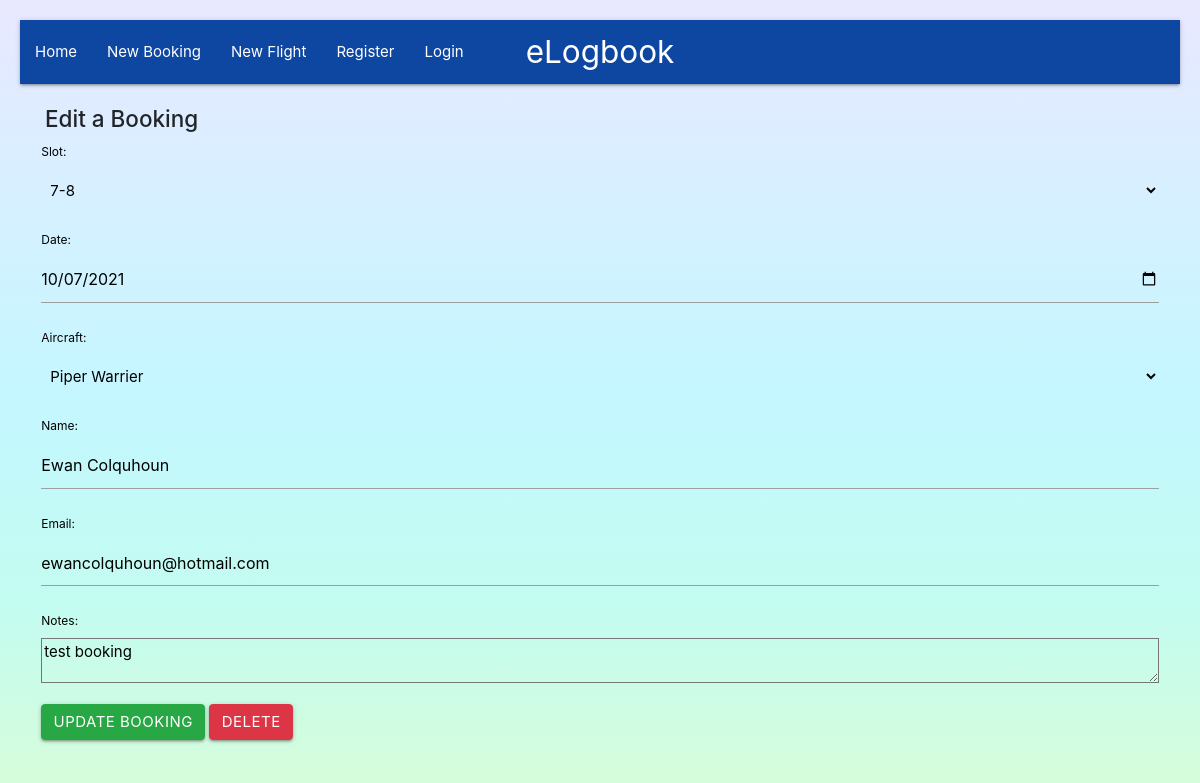
/edit-booking/8, run on the app's committed database.
### logbook/models.py (models this page shows, shortened)
class Slots(models.Model):
    SLOTS = [
        ('7-8', '0700-0800'),
        ('9-10', '0900-1000'),
        ('11-12', '1100-1200'),
        ('12-14', '1300-1400'),
        ('14-16', '1500-1600'),
    ]
    slot = models.CharField(max_length=15, choices=SLOTS, default=False)
    def __str__(self):
        return self.slot

class Booking(models.Model):
    TRAINERS = [
        ('PA-28', 'Piper Warrier'),
        ('C150', 'Cessna 150'),
        ('Cub', 'Piper Cub'),
    ]
    name = models.CharField(max_length=50)
    email = models.EmailField(max_length=50, default='')
    aircraft = models.CharField(max_length=5, choices=TRAINERS, default='PA-28')
    date = models.DateField(null=True)
    slot = models.ForeignKey(Slots, on_delete=models.CASCADE, default=False, related_name='slot_booking')
    notes = models.TextField(default='')

### logbook/views.py (the view)
# urls.py: path('edit-booking/<booking_id>', views.editBooking, name='editBooking'),
def editBooking(request, booking_id):
    booking = get_object_or_404(Booking, id=booking_id)
    if request.method == 'POST':
        form = NewBooking(request.POST, instance=booking)
        if form.is_valid():
            form.save()
            return redirect('home')
    form = NewBooking(instance=booking)
    context = {
        'bookingForm': form,
        'booking': booking,
    }
    return render(request, "logbook/edit-booking.html", context)

### logbook/forms.py
class NewBooking(forms.ModelForm):
    class Meta:
        model = Booking
        fields = ('slot', 'date', 'aircraft', 'name', 'email', 'notes')
        widgets = {
            'date': DateInput(),
        }

### logbook/templates/logbook/edit-booking.html (shortened to what this page needs)
{% extends "logbook/base.html" %}
{% block content %}
    <div class="container">
        <h4>Edit a Booking</h4>
        <div class="row">
            <div class="col s12 m4 l8">
                <form id="edit-flight-form" method="POST">
                    {{ bookingForm.as_p }}
                    <div>
                        <p>
                            <button class="btn btn-success" type="submit" name="action">Update Booking</button>
                            <button type="button" class="btn btn-danger" data-bs-toggle="modal" data-bs-target="#staticBackdrop">
                                Delete
                              </button>
                        </p>
                    </div>
                </form>
            </div>
        </div>
    </div>
{% endblock %}

### logbook/static/style.css (style rules this page uses)
body { background-image: linear-gradient(to bottom, #e9e8ff, #d6f0ff, #c4f7ff, #c3fcf1, #d7fdd9); background-position: center; background-repeat: no-repeat; height: 100vh; font: 14px sans-serif; padding: 20px; }
label { color: black; }
select { display: block; background-color: transparent; border: none; }
::placeholder { color: black; opacity: 0.5; }
#edit-flight-form { float: none; }
.btn-danger { background-color: red; }

### data on the page
Slots: slot "7-8"
Booking: date "10/07/2021", aircraft "Piper Warrier", name "Ewan Colquhoun", email "ewancolquhoun@hotmail.com", notes "test booking"
